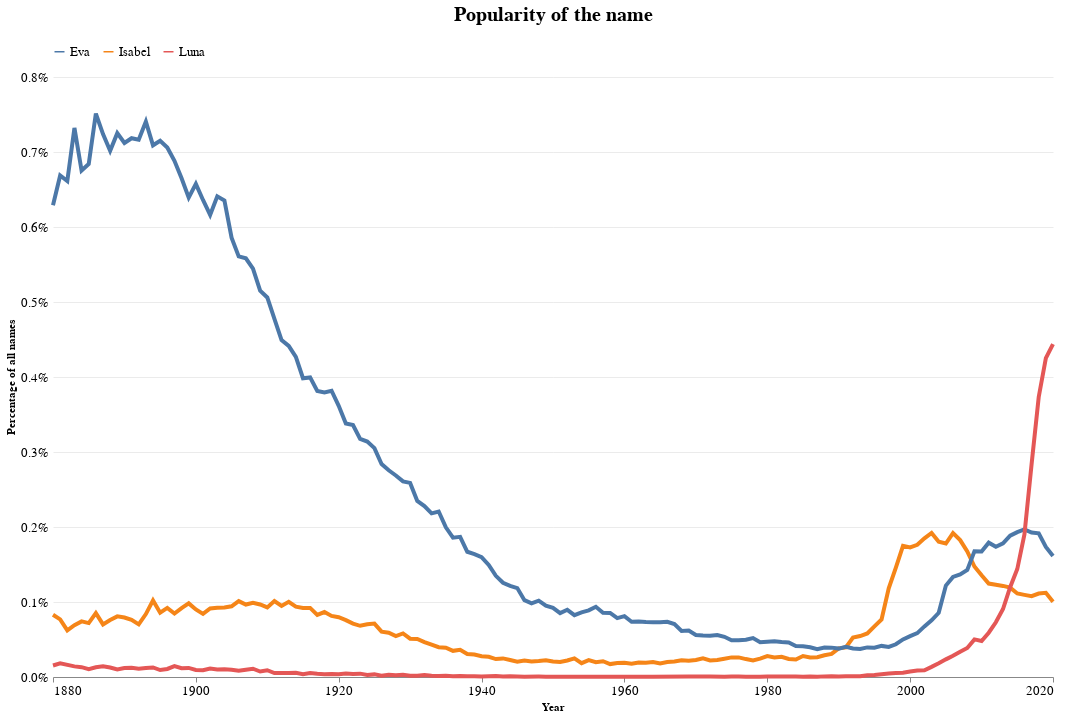

The notebook cell this image was saved under:
### Code cell
line_chart = (
    alt.Chart(name)
    .mark_line(color="pink", size=4)
    .encode(
        x=alt.X(
            "year:T",
            title="Year",
            axis=alt.Axis(tickCount=5, grid=False),
        ),
        y=alt.Y(
            "fprop",
            title="Percentage of all names",
            stack=None,
            axis=alt.Axis(
                tickSize=0,
                domainOpacity=0,
                tickCount=6,
                offset=4,
                gridWidth=0.6,
                gridColor="#dddddd",
                format="%",
            ),
        ),
        color=alt.Color("name", title=" "),
    )
)


chart = (
    (line_chart)
    .properties(
        width=1000,
        height=600,
        title="Popularity of the name",
    )
    .configure_view(strokeOpacity=0)
    .configure_legend(orient="top", symbolType="stroke", labelFontSize=13)
    .configure_axis(labelFontSize=13)
    .configure_title(fontSize=20)
)

chart

### Figure 1 — Vega-Lite specification as saved in the notebook (floating-point values rounded to 4 significant figures; data arrays with more than 128 entries replaced by an {"elided": "..."} marker saying what was removed)
{"config": {"view": {"continuousWidth": 400, "continuousHeight": 300, "strokeOpacity": 0}, "axis": {"labelFontSize": 13}, "legend": {"labelFontSize": 13, "orient": "top", "symbolType": "stroke"}, "title": {"fontSize": 20}}, "data": {"name": "data-a6e5ab71cf77c80800d136378f5d2b06"}, "mark": {"type": "line", "color": "pink", "size": 4}, "encoding": {"color": {"type": "nominal", "field": "name", "title": " "}, "x": {"type": "temporal", "axis": {"grid": false, "tickCount": 5}, "field": "year", "title": "Year"}, "y": {"type": "quantitative", "axis": {"domainOpacity": 0, "format": "%", "gridColor": "#dddddd", "gridWidth": 0.6, "offset": 4, "tickCount": 6, "tickSize": 0}, "field": "fprop", "stack": null, "title": "Percentage of all names"}}, "height": 600, "title": "Popularity of the name", "width": 1000, "$schema": "https://vega.github.io/schema/vega-lite/v4.8.1.json", "datasets": {"data-a6e5ab71cf77c80800d136378f5d2b06": {"elided": "410 records"}}}
